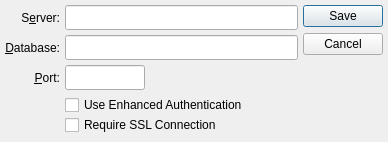
<?xml version="1.0" encoding="UTF-8"?>
<ui version="4.0">
 <comment>This file is part of the xTuple ERP: PostBooks Edition, a free and
open source Enterprise Resource Planning software suite,
Copyright (c) 1999-2010 by OpenMFG LLC, d/b/a xTuple.
It is licensed to you under the Common Public Attribution License
version 1.0, the full text of which (including xTuple-specific Exhibits)
is available at www.xtuple.com/CPAL.  By using this software, you agree
to be bound by its terms.</comment>
 <class>login2Options</class>
 <widget class="QDialog" name="login2Options">
  <property name="geometry">
   <rect>
    <x>0</x>
    <y>0</y>
    <width>388</width>
    <height>142</height>
   </rect>
  </property>
  <property name="windowTitle">
   <string>Login Options</string>
  </property>
  <layout class="QHBoxLayout">
   <property name="spacing">
    <number>5</number>
   </property>
   <property name="margin">
    <number>5</number>
   </property>
   <item>
    <layout class="QVBoxLayout">
     <property name="spacing">
      <number>0</number>
     </property>
     <item>
      <layout class="QGridLayout">
       <property name="spacing">
        <number>5</number>
       </property>
       <item row="3" column="0">
        <spacer>
         <property name="orientation">
          <enum>Qt::Horizontal</enum>
         </property>
         <property name="sizeType">
          <enum>QSizePolicy::Minimum</enum>
         </property>
         <property name="sizeHint" stdset="0">
          <size>
           <width>40</width>
           <height>20</height>
          </size>
         </property>
        </spacer>
       </item>
       <item row="0" column="1">
        <widget class="QLineEdit" name="_server">
         <property name="sizePolicy">
          <sizepolicy hsizetype="Expanding" vsizetype="Fixed">
           <horstretch>0</horstretch>
           <verstretch>0</verstretch>
          </sizepolicy>
         </property>
         <property name="minimumSize">
          <size>
           <width>0</width>
           <height>25</height>
          </size>
         </property>
        </widget>
       </item>
       <item row="3" column="1">
        <layout class="QVBoxLayout">
         <property name="spacing">
          <number>0</number>
         </property>
         <item>
          <widget class="QCheckBox" name="_enhancedAuth">
           <property name="text">
            <string>Use Enhanced Authentication</string>
           </property>
          </widget>
         </item>
         <item>
          <widget class="QCheckBox" name="_requireSSL">
           <property name="text">
            <string>Require SSL Connection</string>
           </property>
          </widget>
         </item>
        </layout>
       </item>
       <item row="1" column="1">
        <widget class="QLineEdit" name="_database">
         <property name="sizePolicy">
          <sizepolicy hsizetype="Expanding" vsizetype="Fixed">
           <horstretch>0</horstretch>
           <verstretch>0</verstretch>
          </sizepolicy>
         </property>
         <property name="minimumSize">
          <size>
           <width>0</width>
           <height>25</height>
          </size>
         </property>
        </widget>
       </item>
       <item row="2" column="1">
        <layout class="QHBoxLayout">
         <property name="spacing">
          <number>0</number>
         </property>
         <item>
          <widget class="QLineEdit" name="_port">
           <property name="sizePolicy">
            <sizepolicy hsizetype="Expanding" vsizetype="Fixed">
             <horstretch>0</horstretch>
             <verstretch>0</verstretch>
            </sizepolicy>
           </property>
           <property name="minimumSize">
            <size>
             <width>0</width>
             <height>25</height>
            </size>
           </property>
           <property name="maximumSize">
            <size>
             <width>80</width>
             <height>32767</height>
            </size>
           </property>
          </widget>
         </item>
         <item>
          <spacer>
           <property name="orientation">
            <enum>Qt::Horizontal</enum>
           </property>
           <property name="sizeType">
            <enum>QSizePolicy::Expanding</enum>
           </property>
           <property name="sizeHint" stdset="0">
            <size>
             <width>20</width>
             <height>20</height>
            </size>
           </property>
          </spacer>
         </item>
        </layout>
       </item>
       <item row="1" column="0">
        <widget class="QLabel" name="_databaseLit">
         <property name="sizePolicy">
          <sizepolicy hsizetype="Minimum" vsizetype="Fixed">
           <horstretch>0</horstretch>
           <verstretch>0</verstretch>
          </sizepolicy>
         </property>
         <property name="minimumSize">
          <size>
           <width>0</width>
           <height>25</height>
          </size>
         </property>
         <property name="text">
          <string>&amp;Database:</string>
         </property>
         <property name="alignment">
          <set>Qt::AlignRight|Qt::AlignTrailing|Qt::AlignVCenter</set>
         </property>
         <property name="buddy">
          <cstring>_database</cstring>
         </property>
        </widget>
       </item>
       <item row="2" column="0">
        <widget class="QLabel" name="_portLit">
         <property name="sizePolicy">
          <sizepolicy hsizetype="Minimum" vsizetype="Fixed">
           <horstretch>0</horstretch>
           <verstretch>0</verstretch>
          </sizepolicy>
         </property>
         <property name="minimumSize">
          <size>
           <width>0</width>
           <height>25</height>
          </size>
         </property>
         <property name="text">
          <string>&amp;Port:</string>
         </property>
         <property name="alignment">
          <set>Qt::AlignRight|Qt::AlignTrailing|Qt::AlignVCenter</set>
         </property>
         <property name="buddy">
          <cstring>_port</cstring>
         </property>
        </widget>
       </item>
       <item row="0" column="0">
        <widget class="QLabel" name="_serverLit">
         <property name="sizePolicy">
          <sizepolicy hsizetype="Minimum" vsizetype="Fixed">
           <horstretch>0</horstretch>
           <verstretch>0</verstretch>
          </sizepolicy>
         </property>
         <property name="minimumSize">
          <size>
           <width>0</width>
           <height>25</height>
          </size>
         </property>
         <property name="text">
          <string>S&amp;erver:</string>
         </property>
         <property name="alignment">
          <set>Qt::AlignRight|Qt::AlignTrailing|Qt::AlignVCenter</set>
         </property>
         <property name="buddy">
          <cstring>_server</cstring>
         </property>
        </widget>
       </item>
      </layout>
     </item>
     <item>
      <spacer>
       <property name="orientation">
        <enum>Qt::Vertical</enum>
       </property>
       <property name="sizeType">
        <enum>QSizePolicy::Expanding</enum>
       </property>
       <property name="sizeHint" stdset="0">
        <size>
         <width>20</width>
         <height>20</height>
        </size>
       </property>
      </spacer>
     </item>
    </layout>
   </item>
   <item>
    <layout class="QVBoxLayout">
     <property name="spacing">
      <number>0</number>
     </property>
     <item>
      <widget class="QDialogButtonBox" name="_buttonBox2">
       <property name="orientation">
        <enum>Qt::Vertical</enum>
       </property>
       <property name="standardButtons">
        <set>QDialogButtonBox::Cancel|QDialogButtonBox::Save</set>
       </property>
      </widget>
     </item>
    </layout>
   </item>
  </layout>
 </widget>
 <layoutdefault spacing="5" margin="5"/>
 <tabstops>
  <tabstop>_server</tabstop>
  <tabstop>_database</tabstop>
  <tabstop>_port</tabstop>
  <tabstop>_enhancedAuth</tabstop>
  <tabstop>_requireSSL</tabstop>
 </tabstops>
 <resources/>
 <connections>
  <connection>
   <sender>_buttonBox2</sender>
   <signal>rejected()</signal>
   <receiver>login2Options</receiver>
   <slot>reject()</slot>
   <hints>
    <hint type="sourcelabel">
     <x>342</x>
     <y>70</y>
    </hint>
    <hint type="destinationlabel">
     <x>193</x>
     <y>70</y>
    </hint>
   </hints>
  </connection>
 </connections>
</ui>
